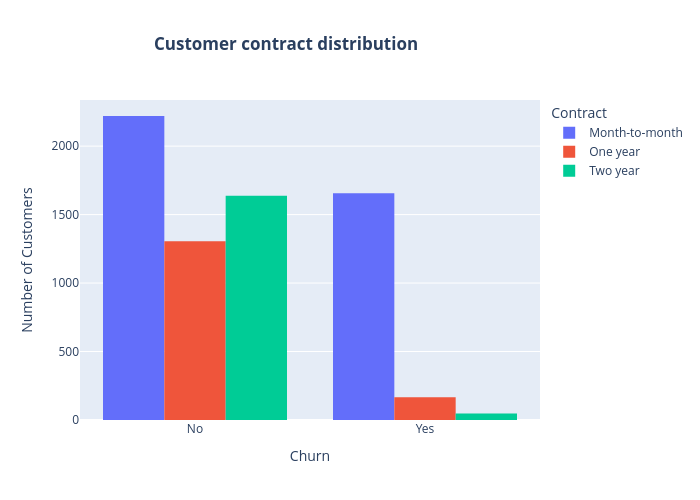
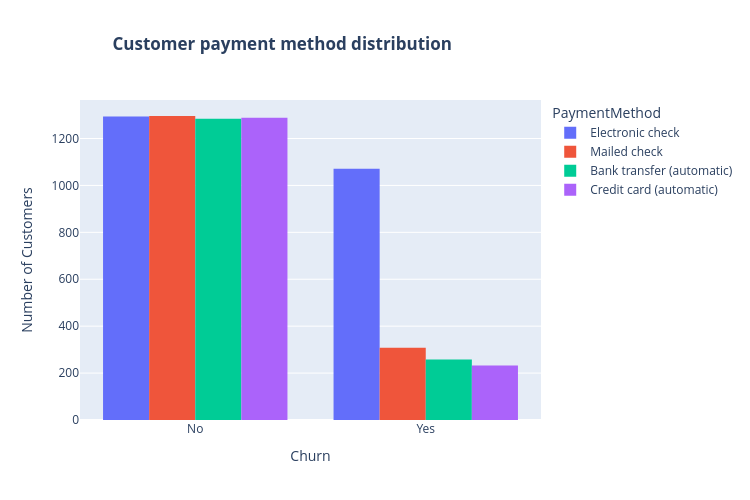

The code cell stored with these charts, in order, in its notebook:
### Code cell
# ----- CONTRACT TYPE -----
fig = px.histogram(df, x="Churn", color="Contract", barmode="group", 
                   title="<b>Customer contract distribution</b>"
                   # histnorm="percent"
                  )
# for percentage:
# fig.update_traces(hovertemplate="%{y:.2f}%")

fig.update_layout(
    xaxis_title="Churn",
    yaxis_title="Number of Customers"
)
fig.update_layout(width=700, height=500, bargap=0.2)
fig.update_layout(title_x=0.22)
fig.show()


# ----- PAYMENT METHOD -----
fig = px.histogram(df, x="Churn", color="PaymentMethod", 
                   barmode="group", 
                   title="<b>Customer payment method distribution</b>", 
                  )

fig.update_layout(
    xaxis_title="Churn",
    yaxis_title="Number of Customers"
)
fig.update_layout(width=750, height=500, bargap=0.2)
fig.update_layout(title_x=0.15)
fig.show()

### Figure 1 — Plotly figure (JSON) as saved in the notebook; plotly's stock layout.template omitted (floating-point values rounded to 4 significant figures; data arrays with more than 128 entries replaced by an {"elided": "..."} marker saying what was removed)
{"data": [{"alignmentgroup": "True", "bingroup": "x", "hovertemplate": "Contract=Month-to-month<br>Churn=%{x}<br>count=%{y}<extra></extra>", "legendgroup": "Month-to-month", "marker": {"color": "#636efa", "pattern": {"shape": ""}}, "name": "Month-to-month", "offsetgroup": "Month-to-month", "orientation": "v", "showlegend": true, "type": "histogram", "x": {"elided": "3875 str values"}, "xaxis": "x", "yaxis": "y"}, {"alignmentgroup": "True", "bingroup": "x", "hovertemplate": "Contract=One year<br>Churn=%{x}<br>count=%{y}<extra></extra>", "legendgroup": "One year", "marker": {"color": "#EF553B", "pattern": {"shape": ""}}, "name": "One year", "offsetgroup": "One year", "orientation": "v", "showlegend": true, "type": "histogram", "x": {"elided": "1472 str values"}, "xaxis": "x", "yaxis": "y"}, {"alignmentgroup": "True", "bingroup": "x", "hovertemplate": "Contract=Two year<br>Churn=%{x}<br>count=%{y}<extra></extra>", "legendgroup": "Two year", "marker": {"color": "#00cc96", "pattern": {"shape": ""}}, "name": "Two year", "offsetgroup": "Two year", "orientation": "v", "showlegend": true, "type": "histogram", "x": {"elided": "1685 str values"}, "xaxis": "x", "yaxis": "y"}], "layout": {"bargap": 0.2, "barmode": "group", "height": 500, "legend": {"title": {"text": "Contract"}, "tracegroupgap": 0}, "title": {"text": "<b>Customer contract distribution</b>", "x": 0.22}, "width": 700, "xaxis": {"anchor": "y", "domain": [0, 1], "title": {"text": "Churn"}}, "yaxis": {"anchor": "x", "domain": [0, 1], "title": {"text": "Number of Customers"}}}}

### Figure 2 — Plotly figure (JSON) as saved in the notebook; plotly's stock layout.template omitted (floating-point values rounded to 4 significant figures; data arrays with more than 128 entries replaced by an {"elided": "..."} marker saying what was removed)
{"data": [{"alignmentgroup": "True", "bingroup": "x", "hovertemplate": "PaymentMethod=Electronic check<br>Churn=%{x}<br>count=%{y}<extra></extra>", "legendgroup": "Electronic check", "marker": {"color": "#636efa", "pattern": {"shape": ""}}, "name": "Electronic check", "offsetgroup": "Electronic check", "orientation": "v", "showlegend": true, "type": "histogram", "x": {"elided": "2365 str values"}, "xaxis": "x", "yaxis": "y"}, {"alignmentgroup": "True", "bingroup": "x", "hovertemplate": "PaymentMethod=Mailed check<br>Churn=%{x}<br>count=%{y}<extra></extra>", "legendgroup": "Mailed check", "marker": {"color": "#EF553B", "pattern": {"shape": ""}}, "name": "Mailed check", "offsetgroup": "Mailed check", "orientation": "v", "showlegend": true, "type": "histogram", "x": {"elided": "1604 str values"}, "xaxis": "x", "yaxis": "y"}, {"alignmentgroup": "True", "bingroup": "x", "hovertemplate": "PaymentMethod=Bank transfer (automatic)<br>Churn=%{x}<br>count=%{y}<extra></extra>", "legendgroup": "Bank transfer (automatic)", "marker": {"color": "#00cc96", "pattern": {"shape": ""}}, "name": "Bank transfer (automatic)", "offsetgroup": "Bank transfer (automatic)", "orientation": "v", "showlegend": true, "type": "histogram", "x": {"elided": "1542 str values"}, "xaxis": "x", "yaxis": "y"}, {"alignmentgroup": "True", "bingroup": "x", "hovertemplate": "PaymentMethod=Credit card (automatic)<br>Churn=%{x}<br>count=%{y}<extra></extra>", "legendgroup": "Credit card (automatic)", "marker": {"color": "#ab63fa", "pattern": {"shape": ""}}, "name": "Credit card (automatic)", "offsetgroup": "Credit card (automatic)", "orientation": "v", "showlegend": true, "type": "histogram", "x": {"elided": "1521 str values"}, "xaxis": "x", "yaxis": "y"}], "layout": {"bargap": 0.2, "barmode": "group", "height": 500, "legend": {"title": {"text": "PaymentMethod"}, "tracegroupgap": 0}, "title": {"text": "<b>Customer payment method distribution</b>", "x": 0.15}, "width": 750, "xaxis": {"anchor": "y", "domain": [0, 1], "title": {"text": "Churn"}}, "yaxis": {"anchor": "x", "domain": [0, 1], "title": {"text": "Number of Customers"}}}}
